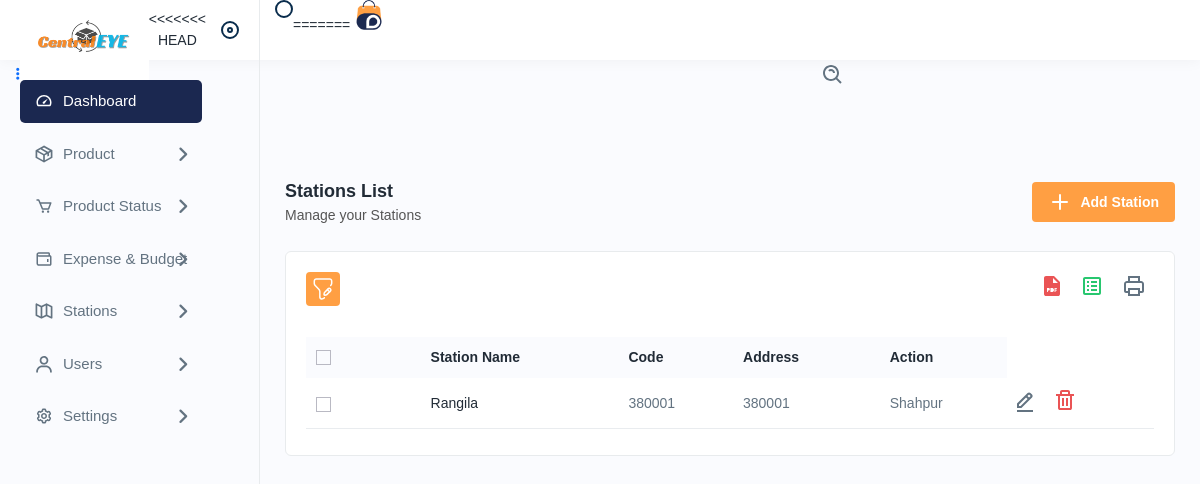
Before: /stationlist with the older database file.
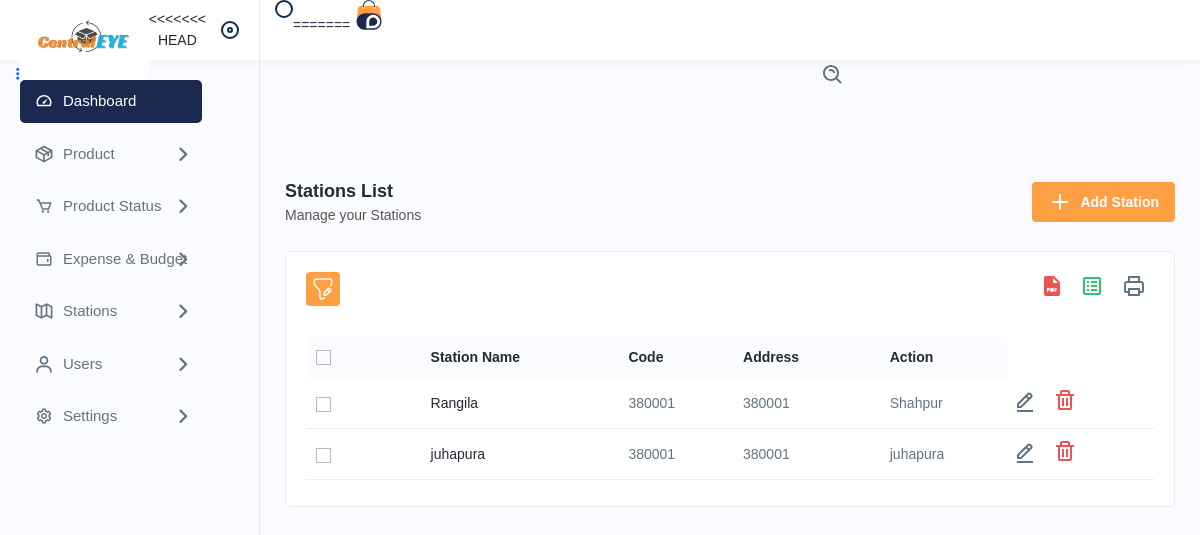
After: the same page with the newer database file.
### app/models.py (models this page shows, shortened)
class stationDetails(models.Model):
    station_id = models.IntegerField(primary_key=True)
    station_name = models.CharField(max_length=255)
    station_code = models.CharField(max_length=255)
    station_address = models.CharField(max_length=255)

### app/views.py (the view)
# urls.py: path('stationlist',views.stationlist, name='stationlist'),
def stationlist(request):
    station_id = stationDetails.objects.all()
    con = {"station_id":station_id}
    return render(request,'stationlist.html',con)

### templates/stationlist.html (shortened to what the changed rows need)
{% extends 'navbar.html' %}
{% load static %}
{% block body %}
<div class="main-wrapper">
    <div class="page-wrapper">
        <div class="content">
            <div class="card">
                <div class="card-body">
                    <div class="table-responsive">
                        <table class="table  datanew">
                            <thead>
                                <tr>
                                    <th>
                                        <label class="checkboxs">
                                            <span class="checkmarks"></span>
                                        </label>
                                    </th>
                                    <th>Station Name</th>
                                    <th>Code</th>
                                    <th>Address</th>
                                    <th>Action</th>
                                </tr>
                            </thead>
                            <tbody>
                                {% for i in station_id %}
                                <tr>
                                    <td>
                                        <label class="checkboxs">
                                            <span class="checkmarks"></span>
                                        </label>
                                    </td>
                                    <td><a
                                            href="{% url 'productlist' %}?filter={{ i.station_name }}">{{i.station_name}}</a>
                                    </td>
                                    <td>{{i.station_code}} </td>
                                    <td>{{i.station_code}} </td>
                                    <td>{{i.station_address}} </td>
                                    <td>
                                        <a class="me-3" href="{% url 'editstation' i.station_id %}">
                                            <img src="{% static 'assets/img/icons/edit.svg' %}" alt="img">
                                        </a>
                                        <a class="me-3" href="{% url 'deletestation' i.station_id %}">
                                            <img src="{% static 'assets/img/icons/delete.svg' %}" alt="img">
                                        </a>
                                    </td>
                                </tr>
                                {% endfor %}
                            </tbody>
                        </table>
                    </div>
                </div>
            </div>
        </div>
    </div>
</div>
{% endblock %}

Changed rows visible on the page:
added stationDetails: station_name "juhapura", station_code "380001", station_address "juhapura"
